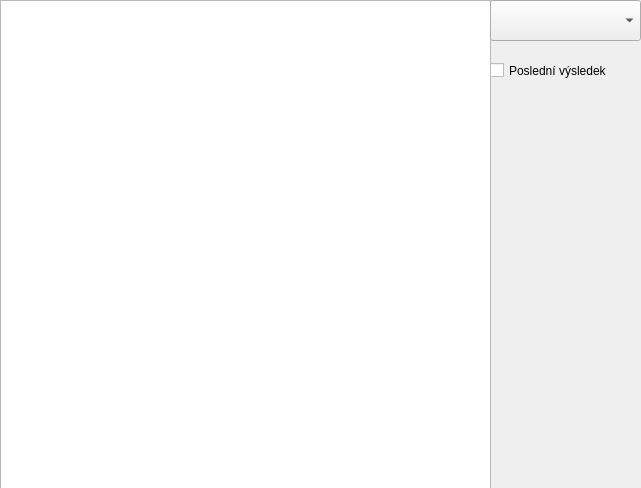
<?xml version="1.0" encoding="UTF-8"?>
<ui version="4.0">
 <class>ShowResults</class>
 <widget class="QDialog" name="ShowResults">
  <property name="geometry">
   <rect>
    <x>0</x>
    <y>0</y>
    <width>641</width>
    <height>488</height>
   </rect>
  </property>
  <property name="windowTitle">
   <string>Zobrazit výsledky</string>
  </property>
  <widget class="QTextBrowser" name="textBrowser">
   <property name="geometry">
    <rect>
     <x>0</x>
     <y>0</y>
     <width>491</width>
     <height>491</height>
    </rect>
   </property>
  </widget>
  <widget class="QComboBox" name="comboBox">
   <property name="geometry">
    <rect>
     <x>490</x>
     <y>0</y>
     <width>151</width>
     <height>41</height>
    </rect>
   </property>
  </widget>
  <widget class="QCheckBox" name="checkBox">
   <property name="geometry">
    <rect>
     <x>490</x>
     <y>40</y>
     <width>151</width>
     <height>61</height>
    </rect>
   </property>
   <property name="text">
    <string>Poslední výsledek</string>
   </property>
  </widget>
 </widget>
 <resources/>
 <connections/>
</ui>
